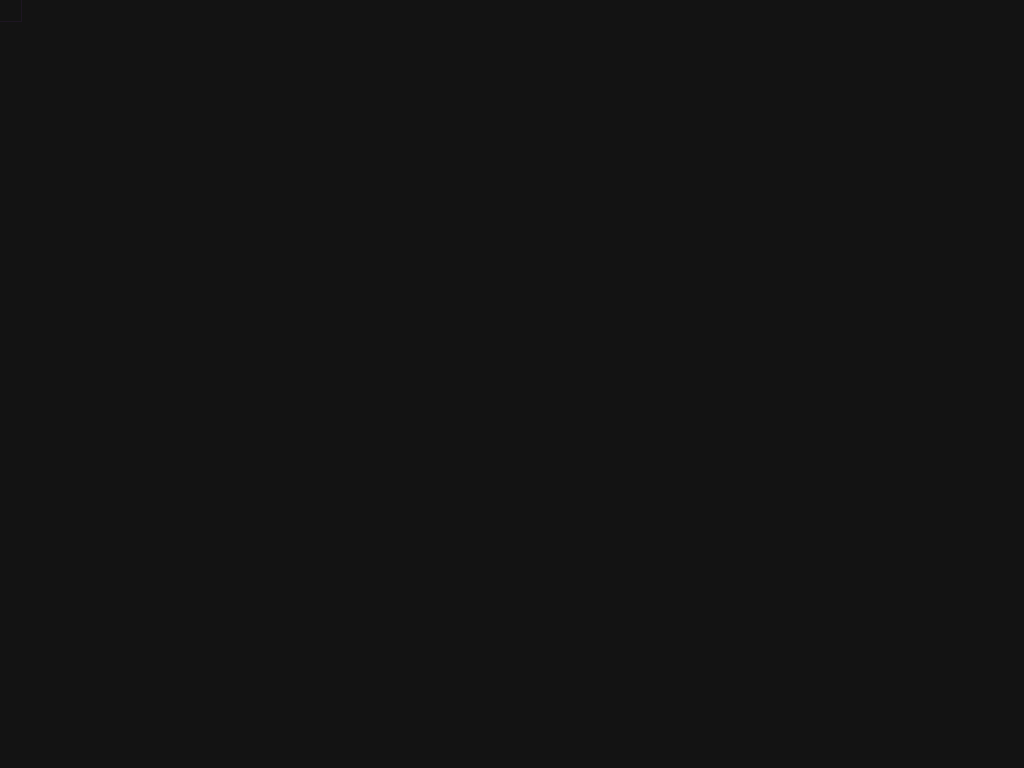
Frame 1 (no input)
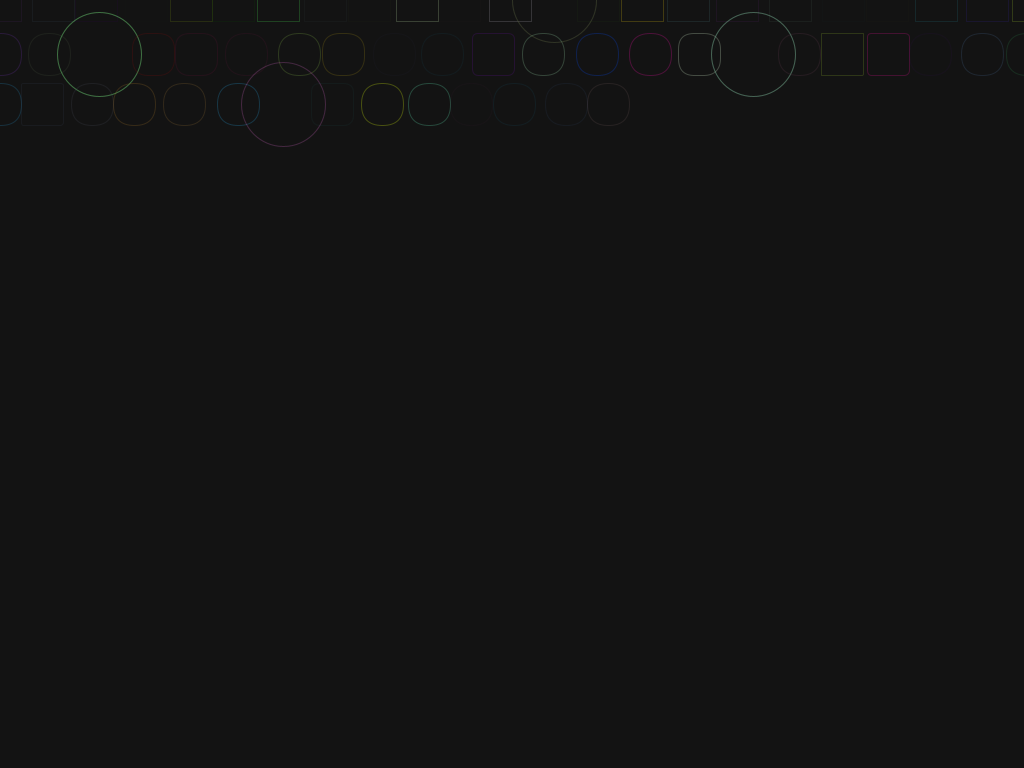
Frame 60 (the mouse pressed at the canvas centre just before this capture)
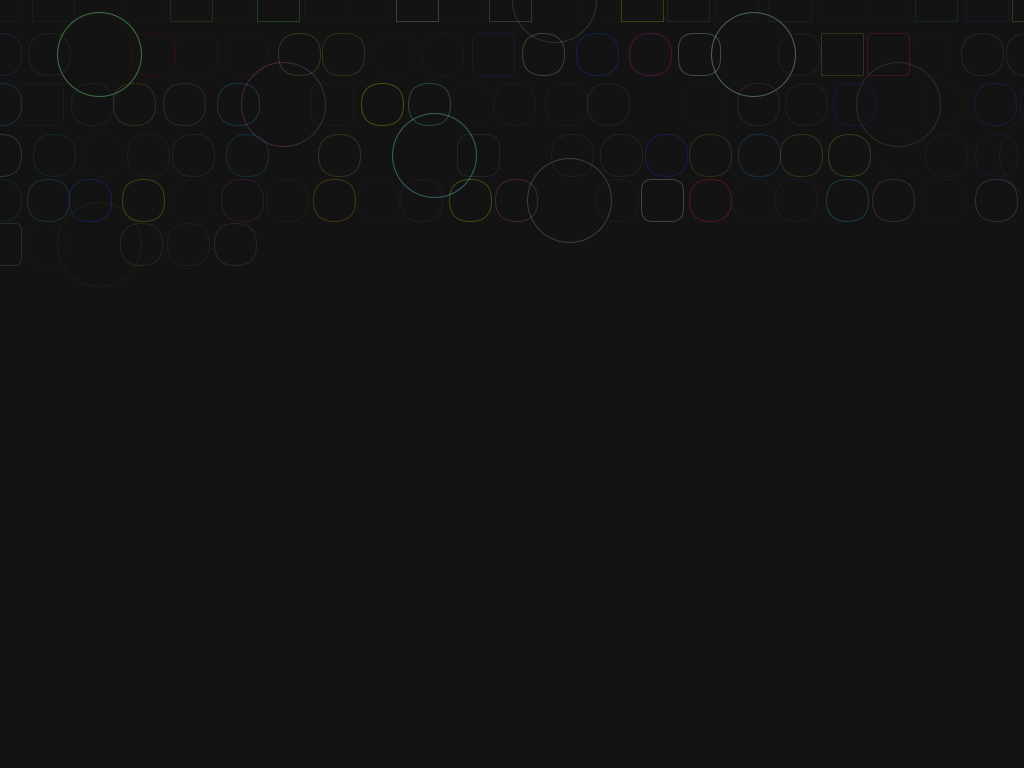
Frame 120 (the mouse held since frame 60 and released just before this capture)

The Processing sketch that drew these frames (run headless with seeded random() and noise(); from frame 60 on, the mouse is pressed at the canvas centre):

// Processing sketch: mon2612
// ── mon2612.pde
//  draw circles and stuff, save on exit
String dailyMsg = "ERICFICKES.COM";
String outFileName = "mon2612";  //don't add extension
Boolean isFinal = true;

int cX = 0;
int cY = 0;

int xx = 0;
int yy = 0;

//  art frame settings
int outerRectX;
int outerRectY;
int outerRectWidth = 128;
int outerRectHeight = 28;

//  grid settings
int ellipseSize = 42;

///////////////////////////////////////////////////////////
//  
void setup() {
  size( 1024, 768);
  background(19);
  smooth();

  cX = width/2;
  cY = height/2;
  
outerRectX = this.width-139;
outerRectY = this.height-84;

}

///////////////////////////////////////////////////////////
//  
void draw() {

  
  //  make shape grids

  

    noFill();

randStroke();

if( frameCount % 13 == 0 ){
    //  this is awesome!!!
  ellipseMode(RADIUS);
  ellipse(xx, yy, ellipseSize, ellipseSize);
  ellipse(xx, yy, ellipseSize, ellipseSize);
} else {
  ellipseMode(CENTER);
  rectMode(CENTER);
  rect(xx, yy, ellipseSize, ellipseSize, random(yy) );

}  
   
    
    // width detection
    if( xx > width ){
      xx = 0;
      yy += ellipseSize+random(13);
    } else {
      xx += ellipseSize+random(13);
    }
    
    if( xx >= width && yy >= height ){
      xx = yy = int(random(13));
    }


  
  if(frameCount>width+height){
  
      text("ERICFICKES.COM", 0, height-11);
    
  exit();

  }
}

///////////////////////////////////////////////////////////
//  Helper to random(255) stroke
void randStroke()
{
    stroke( random(255), random(255), random(255), random(75) );
}


/********************************************************
isCollidingCircleRectangle()
  
  params:
   circleX - center x coordinate for circle
   circleY - center y coordinate for circle
   radius  - radius of circle
   rectangleX - top left corner X coordinate
   rectangleY - top left corner Y coordinate
   rectangleWidth - width of rectangle
   rectangleHeight - and the height
 
 returns boolean - whether the two shapes are colliding
 
 code adapted from:
   http://stackoverflow.com/questions/401847/circle-rectangle-collision-detection-intersection
 adapted by: Jonathan Cecil
********************************************************/
boolean isCollidingCircleRectangle(
      float circleX, 
      float circleY, 
      float radius,
      float rectangleX,
      float rectangleY,
      float rectangleWidth,
      float rectangleHeight)
{
    float circleDistanceX = abs(circleX - rectangleX - rectangleWidth/2);
    float circleDistanceY = abs(circleY - rectangleY - rectangleHeight/2);

    if (circleDistanceX > (rectangleWidth/2 + radius)) { return false; }
    if (circleDistanceY > (rectangleHeight/2 + radius)) { return false; }

    if (circleDistanceX <= (rectangleWidth/2)) { return true; } 
    if (circleDistanceY <= (rectangleHeight/2)) { return true; }

    float cornerDistance_sq = pow(circleDistanceX - rectangleWidth/2, 2) +
                         pow(circleDistanceY - rectangleHeight/2, 2);

    return (cornerDistance_sq <= pow(radius,2));
}



///////////////////////////////////////////////////////////
//  
//  End handler, saves png to ../OUTPUT
void doExit() 
{

  
  //  if final, save output to png
  if( isFinal )
  {
    save( outFileName + "-" + month()+day()+year()+hour()+minute()+millis()+".png" );
  }

  super.stop();
}
